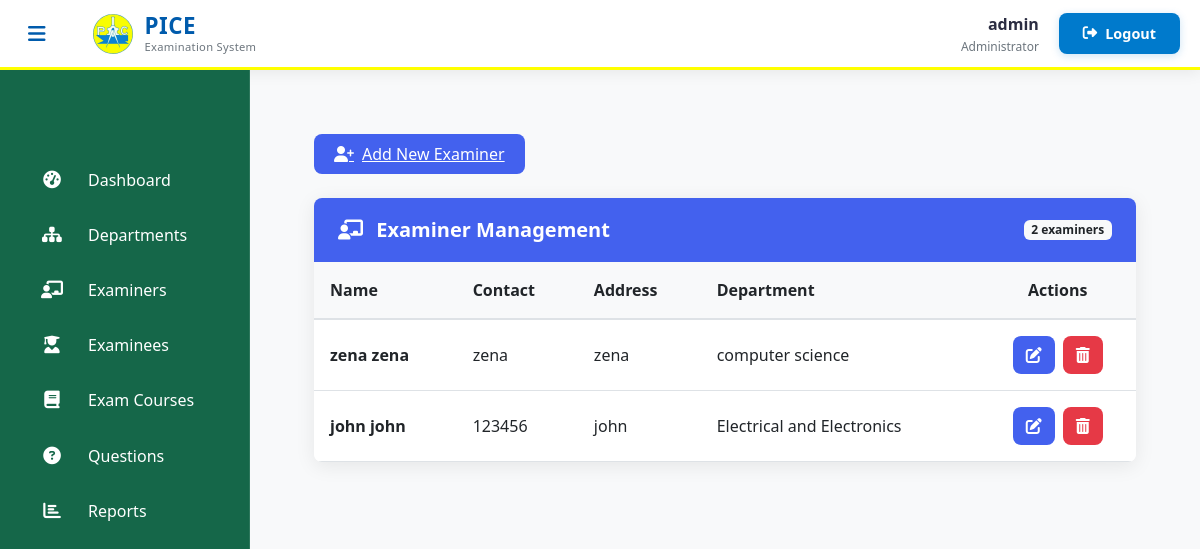
The app's page /admin-view-teacher (signed in) with its own data.
### teacher/models.py (models this page shows, shortened)
class Teacher(models.Model):
    user = models.OneToOneField(User, on_delete=models.CASCADE)
    address = models.CharField(max_length=40)
    mobile = models.CharField(max_length=20, null=False)
    status = models.BooleanField(default=False)
    salary = models.PositiveIntegerField(null=True)
    department = models.ForeignKey(
        'exam.Department',
        on_delete=models.SET_NULL,
        null=True,
        blank=False,
        related_name='teachers'
    )
    @property
    def get_name(self):
        return self.user.first_name+" "+self.user.last_name

### exam/models.py (models this page shows)
class Department(models.Model):
   department_name = models.CharField(max_length=100, unique=True)
   def __str__(self):
        return self.department_name

### exam/views.py (the view)
# urls.py: path('admin-view-teacher', views.admin_view_teacher_view,name='admin-view-teacher'),
@login_required(login_url='adminlogin')
def admin_view_teacher_view(request):
    teachers= TMODEL.Teacher.objects.all().filter(status=True)
    return render(request,'exam/admin_view_teacher.html',{'teachers':teachers})

### templates/exam/admin_view_teacher.html (shortened to what this page needs)
{% extends 'exam/adminbase.html' %}
{% block content %}
{% load static %}
<head>
  <link href="https://cdn.jsdelivr.net/npm/bootstrap@5.3.0/dist/css/bootstrap.min.css" rel="stylesheet">
  <link rel="stylesheet" href="https://cdnjs.cloudflare.com/ajax/libs/font-awesome/6.4.0/css/all.min.css">
</head>
<div class="dashboard-container">
  <a href="{% url 'teacher:teachersignup' %}" class="add-examiner-btn">
    <i class="fas fa-user-plus"></i> Add New Examiner
  </a>
  <div class="card">
    <div class="card-header d-flex justify-content-between align-items-center">
      <h5 class="card-title"><i class="fas fa-chalkboard-teacher me-2"></i> Examiner Management</h5>
      <span class="badge bg-light text-dark">{{ teachers.count }} examiner{{ teachers.count|pluralize }}</span>
    </div>
    <div class="table-responsive">
      <table class="table table-hover align-middle">
        <thead>
          <tr>
            <th>Name</th>
            <th>Contact</th>
            <th>Address</th>
            <th>Department</th>
            <th class="text-center">Actions</th>
          </tr>
        </thead>
        <tbody>
          {% if teachers %}
            {% for t in teachers %}
              <tr>
                <td class="fw-semibold">{{ t.get_name }}</td>
                <td>{{ t.mobile }}</td>
                <td>{{ t.address|truncatechars:30 }}</td>
                <td>{{ t.department|truncatechars:30 }}</td>
                <td>
                  <div class="action-btns">
                    <a href="{% url 'update-teacher' t.id %}" class="btn btn-edit" title="Edit">
                      <i class="fas fa-edit"></i>
                    </a>
                    <a href="{% url 'delete-teacher' t.id %}" class="btn btn-delete" title="Delete">
                      <i class="fas fa-trash-alt"></i>
                    </a>
                  </div>
                </td>
              </tr>
            {% endfor %}
          {% endif %}
        </tbody>
      </table>
    </div>
  </div>
</div>
{% endblock content %}

### templates/exam/adminbase.html (shortened to what this page needs)
<!DOCTYPE html>
{% load static %}
<html lang="en" dir="ltr">
<head>
  <link href="https://cdn.jsdelivr.net/npm/bootstrap@5.3.0/dist/css/bootstrap.min.css" rel="stylesheet">
  <link rel="stylesheet" href="https://cdnjs.cloudflare.com/ajax/libs/font-awesome/6.4.0/css/all.min.css">
</head>
<body>
  <header class="admin-header">
    <div class="header-container">
      <div class="header-left">
        <button class="sidebar-toggle" id="sidebarToggle">
          <i class="fas fa-bars"></i>
        </button>
        <div class="brand-logo">
          <img src="/static/image/logo.jpg" alt="PICE Logo" class="header-logo">
          <div class="logo-text">
            <span class="logo-main">PICE</span>
            <span class="logo-sub">Examination System</span>
          </div>
        </div>
      </div>
      <div class="header-right">
        <div class="user-profile">
          <span class="username">{{user.username}}</span>
          <div class="user-role">Administrator</div>
        </div>
        <a href="/logout" class="logout-btn">
          <i class="fas fa-sign-out-alt"></i>
          <span class="logout-text">Logout</span>
        </a>
      </div>
    </div>
  </header>
  <aside class="admin-sidebar">
    <nav class="sidebar-menu">
      <div class="menu-container">
        <a href="/admin-dashboard" class="menu-item">
          <div class="menu-icon"><i class="fas fa-tachometer-alt"></i></div>
          <span class="menu-text">Dashboard</span>
        </a>
        <a href="/admin-department" class="menu-item">
          <div class="menu-icon"><i class="fas fa-sitemap"></i></div>
          <span class="menu-text">Departments</span>
        </a>
        <a href="/admin-teacher" class="menu-item">
          <div class="menu-icon"><i class="fas fa-chalkboard-teacher"></i></div>
          <span class="menu-text">Examiners</span>
        </a>
        <a href="/admin-student" class="menu-item">
          <div class="menu-icon"><i class="fas fa-user-graduate"></i></div>
          <span class="menu-text">Examinees</span>
        </a>
        <a href="/admin-course" class="menu-item">
          <div class="menu-icon"><i class="fas fa-book"></i></div>
          <span class="menu-text">Exam Courses</span>
        </a>
        <a href="/admin-question" class="menu-item">
          <div class="menu-icon"><i class="fas fa-question-circle"></i></div>
          <span class="menu-text">Questions</span>
        </a>
        <a href="/admin-report" class="menu-item">
          <div class="menu-icon"><i class="fas fa-chart-bar"></i></div>
          <span class="menu-text">Reports</span>
        </a>
      </div>
    </nav>
  </aside>
  <main class="admin-content">
    {% block content %}{% endblock content %}
  </main>
</body>
</html>

### templates/exam/adminbase.html (style rules this page uses)
:root { --yellow-primary: #FFFF00; --blue-primary: #007ACC; --blue-dark: #005BAC; --sidebar-color: #156749; --content-bg: #FFFFFF; --card-bg: #F8F9FA; --text-light: #FFFFFF; --text-dark: #2B2D42; --text-muted: #6C757D; --border-radius: 8px; --transition: all 0.3s cubic-bezier(0.25, 0.8, 0.25, 1); }
body { font-family: 'Segoe UI', system-ui, -apple-system, sans-serif; background-color: var(--content-bg); color: var(--text-dark); overflow-x: hidden; }
.admin-header { background: #FFFFFF; height: 70px; position: fixed; top: 0; left: 0; right: 0; z-index: 1000; box-shadow: 0 2px 15px rgba(0, 0, 0, 0.08); border-bottom: 3px solid #FFFF00; display: flex; align-items: center; padding: 0 20px; }
.header-container { width: 100%; display: flex; justify-content: space-between; align-items: center; }
.header-left { display: flex; align-items: center; gap: 15px; }
.header-right { display: flex; align-items: center; gap: 20px; }
.sidebar-toggle { background: none; border: none; color: #005BAC; font-size: 1.25rem; cursor: pointer; padding: 8px; border-radius: 4px; transition: all 0.3s ease; }
.brand-logo { display: flex; align-items: center; gap: 12px; }
.header-logo { height: 40px; width: 40px; object-fit: contain; border-radius: 4px; }
.logo-text { display: flex; flex-direction: column; line-height: 1.2; }
.logo-main { font-weight: 700; font-size: 1.4rem; color: #005BAC; letter-spacing: 0.5px; }
.logo-sub { font-size: 0.7rem; color: #6C757D; font-weight: 500; letter-spacing: 0.3px; }
.user-profile { text-align: right; }
.username { font-weight: 600; color: #2B2D42; display: block; }
.user-role { font-size: 0.75rem; color: #6C757D; margin-top: 2px; }
.logout-btn { background: #007ACC; color: white; border: none; padding: 8px 16px; border-radius: 4px; font-weight: 500; font-size: 0.9rem; text-decoration: none; display: flex; align-items: center; gap: 8px; transition: all 0.3s ease; }
.logout-text { display: inline-block; }
.admin-sidebar { width: 250px; height: 100vh; position: fixed; top: 70px; left: 0; background: var(--sidebar-color); color: var(--text-light); transition: var(--transition); z-index: 1020; overflow-y: auto; border-right: 1px solid rgba(255, 255, 255, 0.1); padding-top: 4rem; }
.sidebar-menu { padding: 1rem 0; }
.menu-item { display: flex; align-items: center; padding: 0.85rem 1.5rem; color: var(--text-light); text-decoration: none; transition: var(--transition); margin: 0.25rem 1rem; border-radius: var(--border-radius); font-weight: 500; transition: background 0.3s ease, transform 0.2s ease; gap: 0.75rem; }
.menu-item i { width: 24px; text-align: center; margin-right: 0.75rem; font-size: 1.1rem; }
.admin-content { margin-left: 250px; margin-top: 70px; padding: 2rem; min-height: calc(100vh - 70px); transition: var(--transition); background-color: var(--card-bg); }
.logout-btn { background: var(--blue-primary); color: white; border: none; padding: 0.6rem 1.5rem; border-radius: var(--border-radius); font-weight: 600; transition: var(--transition); display: flex; align-items: center; gap: 0.5rem; box-shadow: 0 2px 8px rgba(0, 122, 204, 0.2); }
.sidebar-toggle { background: none; border: none; color: var(--blue-dark); font-size: 1.25rem; cursor: pointer; margin-right: 1.5rem; transition: var(--transition); }

### records on screen
Teacher: get_name "zena zena", mobile "zena", address "zena", department "computer science"
Teacher: get_name "john john", mobile "123456", address "john", department "Electrical and Electronics"

### other values on screen
{{ user.username }} "admin"
{{ teachers.count }} "2"
